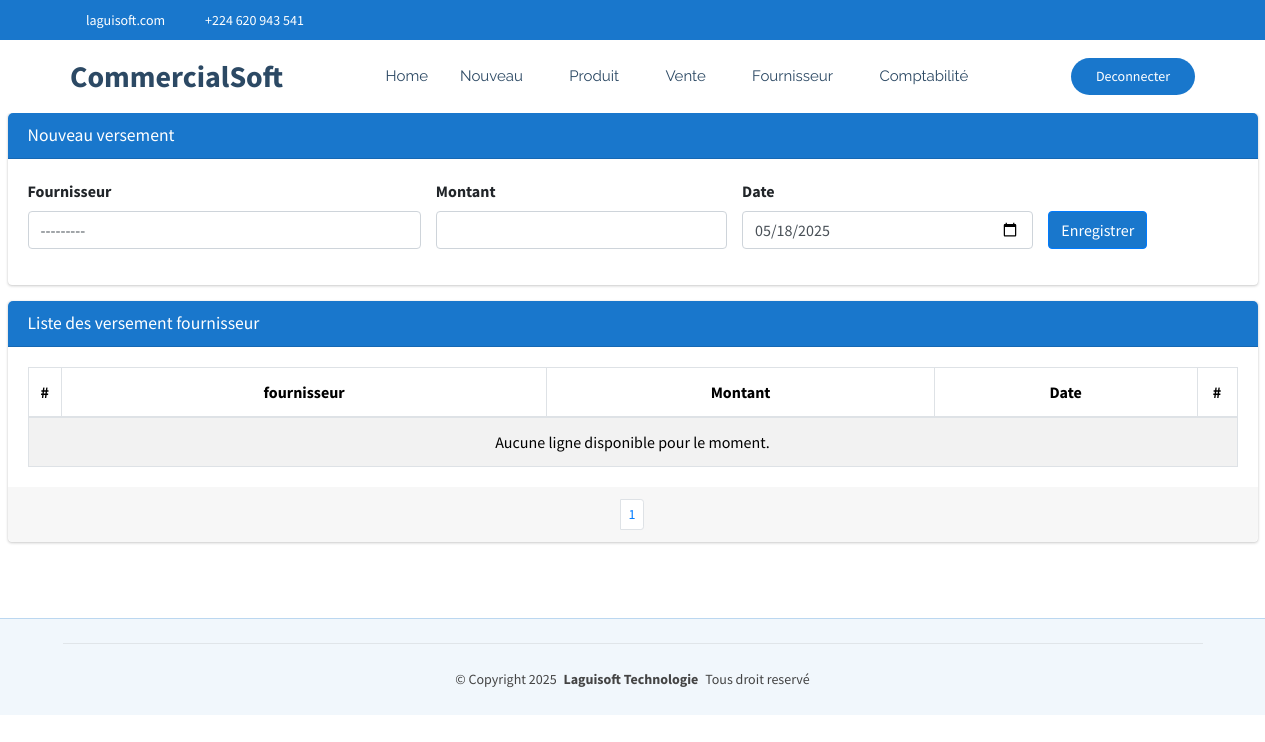
Page /commerce/commerce/versementFournisseur (signed in) on the earlier database version.
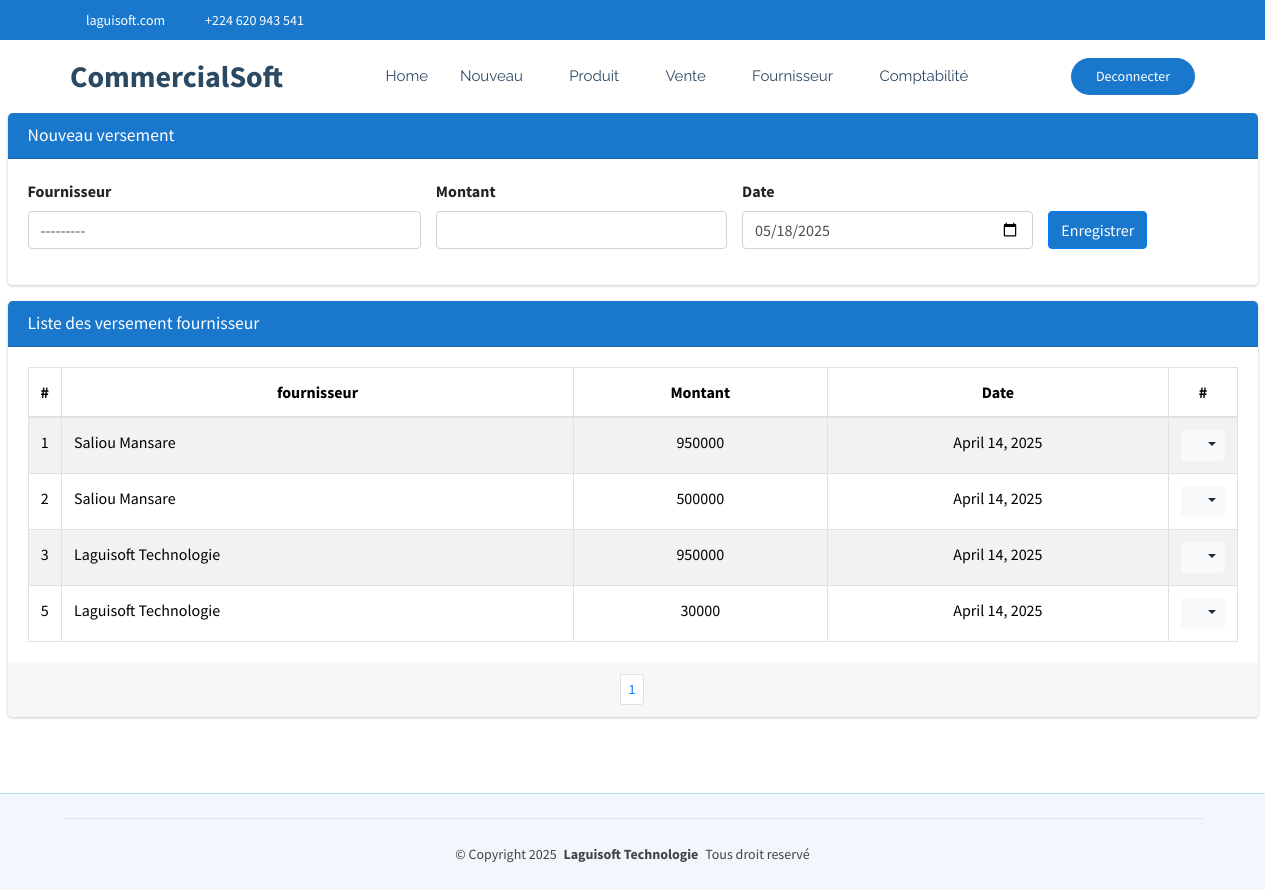
Same page on the later database version.
### CommercialSoft/models.py (models this page shows)
class VersementFournisseur(models.Model):
    fournisseur=models.ForeignKey(Fournisseur, on_delete=models.CASCADE, related_name='versementFournisseur')
    montant=models.BigIntegerField()
    date=models.DateField(default=timezone.now)

class Fournisseur(models.Model):
    nom=models.CharField(max_length=30, unique=True)
    adresse=models.CharField(max_length=30)
    telephone=models.CharField(max_length=20)
    def __str__(self):
        return self.nom

### CommercialSoft/views.py (the view)
# urls.py: path('commerce/versementFournisseur', views.versementFournisseur_list_create,name="commerce_versementFournisseur"),
@login_required
def versementFournisseur_list_create(request):
    if request.method == "POST":
        form = VersementFournisseurForm(request.POST)
        if form.is_valid():
            form.save()  # Sauvegarder après modification
            messages.success(request, "Versement créée avec succès !")
            return redirect('commerce_versementFournisseur')
        else:
            messages.error(request, "Erreur lors de la création du versement.")
    else:
        form = VersementFournisseurForm()
    versementFournisseur = VersementFournisseur.objects.all().order_by('-date')
    paginator = Paginator(versementFournisseur, 15)
    page = request.GET.get('page')
    paginated_depense = paginator.get_page(page)
    return render(request, 'CommercialSoft/versementFournisseur.html', {'form': form,'listes': paginated_depense})

### CommercialSoft/forms.py
class VersementFournisseurForm(forms.ModelForm):
    class Meta:
        model = VersementFournisseur
        fields = ['fournisseur', 'montant', 'date']
        widgets = {
            'fournisseur': forms.Select(attrs={'class': 'form-control select2bs4', "id":"idFournisseur"}),
            'montant': forms.NumberInput(attrs={'class': 'form-control'}),
            'date': forms.DateInput(attrs={'class': 'form-control', 'type': 'date'}),
        }

### CommercialSoft/templates/CommercialSoft/versementFournisseur.html (shortened to what the changed rows need)
{% extends "CommercialSoft/starter-page.html" %}
{% load static %}
{% block css %}
    <link rel="stylesheet" href="{% static 'autre/plugins/fontawesome-free/css/all.min.css' %}">
    <link rel="stylesheet" href="https://code.ionicframework.com/ionicons/2.0.1/css/ionicons.min.css">
  <link rel="stylesheet" href="{% static 'autre/plugins/sweetalert2-theme-bootstrap-4/bootstrap-4.min.css' %}">
    <link rel="stylesheet" href="{% static 'autre/dist/css/adminlte.min.css' %}">
    <link rel="stylesheet" href="{% static 'autre/plugins/toastr/toastr.min.css' %}">
{% endblock %}
{% block corp %}
<section class="content pt-0">
  <div class="container-fluid">
    <div class="row">
      <div class="col-md-12">
        <div class="card card-primary">
            <div class="card-body">
              <table class="table table-bordered table-hover table-striped">
                <thead>
                  <tr>
                    <th style="width: 10px" class="text-center">#</th>
                    <th class="text-center">fournisseur</th>
                    <th class="text-center">Montant</th>
                    <th class="text-center">Date</th>
                    <th style="width: 40px" class="text-center">#</th>
                  </tr>
                </thead>
                <tbody>
                  {% if listes %}
                    {% for liste in listes %}
                      <tr>
                        <td class="text-center">{{liste.id}}</td>
                        <td>{{liste.fournisseur}}</td>
                        <td class="text-center">{{liste.montant}}</td>
                        <td class="text-center">{{liste.date}}</td>
                        <td class="text-center">
                          <div class="btn-group">
                            <button type="button" class="btn btn-sm btn-light dropdown-toggle" data-toggle="dropdown" aria-expanded="false">
                              <i class="fas fa-cogs"></i>
                            </button>
                          </div>
                        </td>
                      </tr>
                    {% endfor %}
                  {% else %}
                    <tr>
                      <td colspan="14" class="text-center">Aucune ligne disponible pour le moment.</td>
                    </tr>
                  {% endif %}
                </tbody>
              </table>
            </div>
            <div class="card-footer clearfix">
              <ul class="pagination pagination-sm m-0 justify-content-center">
                <li class="page-item">
                  {% for num in listes.paginator.page_range %}
                    {% if listes.number == num %}
                      <li class="page-item"><a class="page-link" href="">{{ num }}</a></li>
                    {% else %}
                      <li class="page-item"><a class="page-link" href="?page={{ num }}">{{ num }}</a></li>
                    {% endif %}
                  {% endfor %}
              </ul>
            </div>
          </div>
      </div>
    </div>
  </div>
</section>
  {% endblock %}

Differences in the rows shown:
added VersementFournisseur: id "1", fournisseur "Saliou Mansare", montant "950000", date "April 14, 2025"
added VersementFournisseur: id "2", fournisseur "Saliou Mansare", montant "500000", date "April 14, 2025"
added VersementFournisseur: id "3", fournisseur "Laguisoft Technologie", montant "950000", date "April 14, 2025"
added VersementFournisseur: id "5", fournisseur "Laguisoft Technologie", montant "30000", date "April 14, 2025"
Other differences:
text no longer shown: "Aucune ligne disponible pour le moment."
